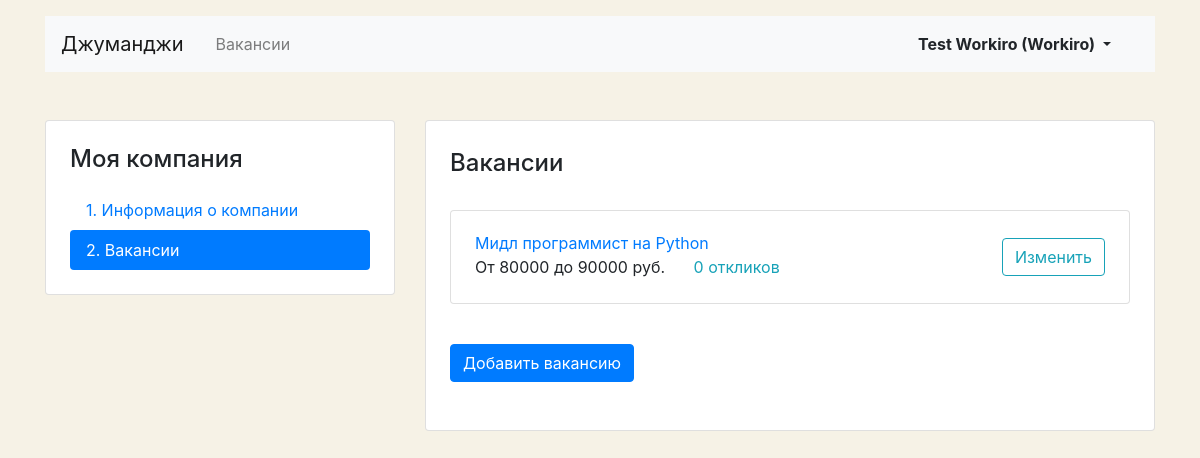
Page /mycompany/vacancies/ (signed in) on the committed database.
### app_jobsearch/models.py (models this page shows)
class Vacancy(models.Model):
    title = models.CharField(max_length=128)
    specialty = models.ForeignKey(Specialty, on_delete=models.CASCADE, related_name='vacancies')
    company = models.ForeignKey(Company, on_delete=models.CASCADE, related_name='vacancies')
    skills = models.TextField()
    description = models.TextField()
    salary_min = models.IntegerField()
    salary_max = models.IntegerField()
    published_at = models.DateField()

### app_jobsearch/views.py (the view, shortened to what this page needs)
# urls.py: path('mycompany/vacancies/', MyVacanciesAllView.as_view(), name='user-vacancies'),
class MyVacanciesAllView(LoginRequiredMixin, View):
    def get(self, request):
        user_vacancies = Vacancy.objects.filter(company__owner=request.user) \
            .annotate(applications_count=Count('applications'))
        context = {
            'vacancies': user_vacancies
        }
        return render(request, 'app_jobsearch/vacancy-list.html', context=context)

### app_jobsearch/templatetags/ru_pluralize.py (called while the page is built)
@register.filter
def ru_pluralize(value, arg='дурак,дурака,дураков'):
    args = arg.split(",")
    number = abs(int(value))
    a = number % 10
    b = number % 100
    if (a == 1) and (b != 11):
        return f'{value} {args[0]}'
    elif (a >= 2) and (a <= 4) and ((b < 10) or (b >= 20)):
        return f'{value} {args[1]}'
    else:
        return f'{value} {args[2]}'

### app_jobsearch/templates/app_jobsearch/vacancy-list.html (shortened to what this page needs)
{% extends 'app_jobsearch/base.html' %}
{% block main %}
{% load ru_pluralize %}
  <main class="container mt-3 pb-5">
    <div class="row mt-5">
      <div class="col-12 col-lg-4">
        <aside class="pt-3 pb-4 px-4 mb-5 card">
          <h1 class="h4 pt-2 pb-2">Моя компания</h1>
          <div class="nav flex-column nav-pills" id="v-pills-tab" role="tablist" aria-orientation="vertical">
            <a class="nav-link" href="{% url 'user-company' %}">1. Информация о&nbsp;компании</a>
            <a class="nav-link active" href="{% url 'user-vacancies' %}">2. Вакансии</a>
          </div>
        </aside>
      </div>
      <div class="col-12 col-lg-8">
        <div class="card">
          <div class="card-body px-4 pb-4">
            <section class="tab-pane fade show active">
              <h2 class="h4 pt-2 pb-3">Вакансии</h2>
              {% for vacancy in vacancies %}
              <div class="card mt-3">
                <div class="card-body px-4">
                  <div class="row align-items-center">
                    <div class="col-6 col-lg-8">
                      <a href={% url 'user-vacancy' vacancy.id %} class="mb-1">{{ vacancy.title }}</a>
                      <p class="mb-1">
                        <span class="mr-4">От {{ vacancy.salary_min }} до {{ vacancy.salary_max }} руб.</span>
                        <a href="{% url 'user-vacancy' vacancy.id %}" class="text-info">{{ vacancy.applications_count|ru_pluralize:"отклик,отклика,откликов" }}</a>
                      </p>
                    </div>
                    <div class="col-6 col-lg-4 text-right">
                      <a href={% url 'user-vacancy' vacancy.id %} class="btn btn-outline-info">Изменить</a>
                    </div>
                  </div>
                </div>
              </div>
              {% endfor %}
              <form class="form-group mt-3" method="post">{% csrf_token %}
                <input type="submit" class="mt-4 btn btn-primary mb-2" value="Добавить вакансию">
              </form>
            </section>
          </div>
        </div>
      </div>
    </div>
  </main>
{% endblock %}

### app_jobsearch/templates/app_jobsearch/base.html (shortened to what this page needs)
<!DOCTYPE html>
<html lang="ru">
<head>
  <link rel="stylesheet" href="https://stackpath.bootstrapcdn.com/bootstrap/4.3.1/css/bootstrap.min.css">
</head>
<body>
  <header class="container mt-3">
    <nav class="navbar navbar-expand-lg navbar-light bg-light">
      <a class="navbar-brand mr-4" href={% url 'main' %}>Джуманджи</a>
      <div class="collapse navbar-collapse justify-content-between" id="navbarNav">
        <ul class="navbar-nav col-10">
          {% url 'vacancies' as the_url %}
          <li class="nav-item {% if request.path == the_url %}active{% endif %}">
            <a class="nav-link" href={% url 'vacancies' %}>Вакансии</a>
          </li>
        </ul>
        <ul class="navbar-nav col-2 justify-content-end">
          <li class="nav-item active">
            {% if user.username %}
                  <div class="btn-group">
                    <button type="button" class="btn dropdown-toggle font-weight-bold" data-toggle="dropdown" aria-haspopup="true" aria-expanded="false">
                      {{ user.first_name }} {{user.last_name }} ({{ user.username }})
                    </button>
                  </div>
            {% else %}
              <a href="{% url 'login' %}" class="nav-link font-weight-bold">Вход</a>
            {% endif %}
          </li>
        </ul>
      </div>
    </nav>
  </header>
{% block main %}{% endblock %}
</body>
</html>

### rows in the picture
Vacancy: title "Мидл программист на Python", salary_min "80000", salary_max "90000", applications_count|ru_pluralize "0 откликов"

### other values in the picture
{{ user.first_name }} "Test"
{{ user.last_name }} "Workiro"
{{ user.username }} "Workiro"
